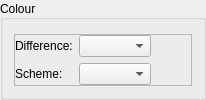
           <widget class="QGroupBox" name="groupColour">
            <property name="sizePolicy">
             <sizepolicy hsizetype="Minimum" vsizetype="MinimumExpanding">
              <horstretch>0</horstretch>
              <verstretch>0</verstretch>
             </sizepolicy>
            </property>
            <property name="title">
             <string>Colour</string>
            </property>
            <property name="alignment">
             <set>Qt::AlignLeading|Qt::AlignLeft|Qt::AlignVCenter</set>
            </property>
            <property name="flat">
             <bool>false</bool>
            </property>
            <layout class="QVBoxLayout" name="verticalLayout_7">
             <property name="topMargin">
              <number>14</number>
             </property>
             <item>
              <widget class="QFrame" name="frameMode_2">
               <property name="frameShape">
                <enum>QFrame::StyledPanel</enum>
               </property>
               <property name="frameShadow">
                <enum>QFrame::Raised</enum>
               </property>
               <layout class="QGridLayout" name="gridLayout_5">
                <property name="leftMargin">
                 <number>0</number>
                </property>
                <property name="topMargin">
                 <number>0</number>
                </property>
                <property name="rightMargin">
                 <number>0</number>
                </property>
                <property name="bottomMargin">
                 <number>0</number>
                </property>
                <item row="0" column="0">
                 <widget class="QLabel" name="labelColourDifference">
                  <property name="statusTip">
                   <string>Controls how colours are compared</string>
                  </property>
                  <property name="text">
                   <string>Difference:</string>
                  </property>
                 </widget>
                </item>
                <item row="0" column="2">
                 <spacer name="horizontalSpacer_8">
                  <property name="orientation">
                   <enum>Qt::Horizontal</enum>
                  </property>
                  <property name="sizeHint" stdset="0">
                   <size>
                    <width>40</width>
                    <height>20</height>
                   </size>
                  </property>
                 </spacer>
                </item>
                <item row="0" column="1">
                 <widget class="QComboBox" name="comboColourDifference">
                  <property name="sizePolicy">
                   <sizepolicy hsizetype="Minimum" vsizetype="Fixed">
                    <horstretch>0</horstretch>
                    <verstretch>0</verstretch>
                   </sizepolicy>
                  </property>
                  <property name="statusTip">
                   <string>Controls how colours are compared</string>
                  </property>
                  <property name="whatsThis">
                   <string>&lt;html&gt;&lt;head/&gt;&lt;body&gt;&lt;p&gt;A photomosaic is generated by comparing cells against the library images and finding which is the best fit.&lt;/p&gt;&lt;p&gt;The colour difference controls which formula is used for comparing images.&lt;/p&gt;&lt;p&gt;The following are descriptions of each mode (in order of increasing time complexity and result accuracy):&lt;/p&gt;&lt;ul style=&quot;margin-top: 0px; margin-bottom: 0px; margin-left: 0px; margin-right: 0px; -qt-list-indent: 1;&quot;&gt;&lt;li style=&quot; margin-top:12px; margin-bottom:0px; margin-left:0px; margin-right:0px; -qt-block-indent:0; text-indent:0px;&quot;&gt;RGB Euclidean: Compares images in the RGB colour space using a euclidean difference formula&lt;/li&gt;&lt;li style=&quot; margin-top:0px; margin-bottom:0px; margin-left:0px; margin-right:0px; -qt-block-indent:0; text-indent:0px;&quot;&gt;CIE76: Compares images in the CIELAB colour space using a euclidean difference formula&lt;/li&gt;&lt;li style=&quot; margin-top:0px; margin-bottom:12px; margin-left:0px; margin-right:0px; -qt-block-indent:0; text-indent:0px;&quot;&gt;CIEDE2000: Compares images in the CIELAB colour space using CIEDE2000 difference formula&lt;/li&gt;&lt;/ul&gt;&lt;/body&gt;&lt;/html&gt;</string>
                  </property>
                 </widget>
                </item>
                <item row="1" column="0">
                 <widget class="QLabel" name="labelColourScheme">
                  <property name="statusTip">
                   <string>Creates alternate versions of main image</string>
                  </property>
                  <property name="text">
                   <string>Scheme:</string>
                  </property>
                 </widget>
                </item>
                <item row="1" column="1">
                 <widget class="QComboBox" name="comboColourScheme">
                  <property name="statusTip">
                   <string>Creates alternate versions of main image</string>
                  </property>
                  <property name="whatsThis">
                   <string>&lt;html&gt;&lt;head/&gt;&lt;body&gt;&lt;p&gt;Uses colour theory schemes to create alternate versions of the main image. The library images are then compared against all of the variants to find the best fit. It can create more interesting Photomosaics.&lt;/p&gt;&lt;p&gt;Colour schemes:&lt;/p&gt;&lt;ul style=&quot;margin-top: 0px; margin-bottom: 0px; margin-left: 0px; margin-right: 0px; -qt-list-indent: 1;&quot;&gt;&lt;li style=&quot; margin-top:0px; margin-bottom:4px; margin-left:0px; margin-right:0px; -qt-block-indent:0; text-indent:0px;&quot;&gt;Complementary - Hue rotated 180°&lt;/li&gt;&lt;li style=&quot; margin-top:0px; margin-bottom:4px; margin-left:0px; margin-right:0px; -qt-block-indent:0; text-indent:0px;&quot;&gt;Triadic - Hue rotated 120° and 240°&lt;/li&gt;&lt;li style=&quot; margin-top:0px; margin-bottom:4px; margin-left:0px; margin-right:0px; -qt-block-indent:0; text-indent:0px;&quot;&gt;Compound - Hue rotated 150° and 210°&lt;/li&gt;&lt;li style=&quot; margin-top:0px; margin-bottom:4px; margin-left:0px; margin-right:0px; -qt-block-indent:0; text-indent:0px;&quot;&gt;Tetradic - Hue rotated 90°, 180°, and 270°&lt;/li&gt;&lt;li style=&quot; margin-top:0px; margin-bottom:4px; margin-left:0px; margin-right:0px; -qt-block-indent:0; text-indent:0px;&quot;&gt;Analagous - Hue rotated 30°, 60°, and 90°&lt;/li&gt;&lt;/ul&gt;&lt;/body&gt;&lt;/html&gt;</string>
                  </property>
                 </widget>
                </item>
               </layout>
              </widget>
             </item>
             <item>
              <spacer name="verticalSpacer_4">
               <property name="orientation">
                <enum>Qt::Vertical</enum>
               </property>
               <property name="sizeType">
                <enum>QSizePolicy::MinimumExpanding</enum>
               </property>
               <property name="sizeHint" stdset="0">
                <size>
                 <width>1</width>
                 <height>0</height>
                </size>
               </property>
              </spacer>
             </item>
            </layout>
           </widget>
